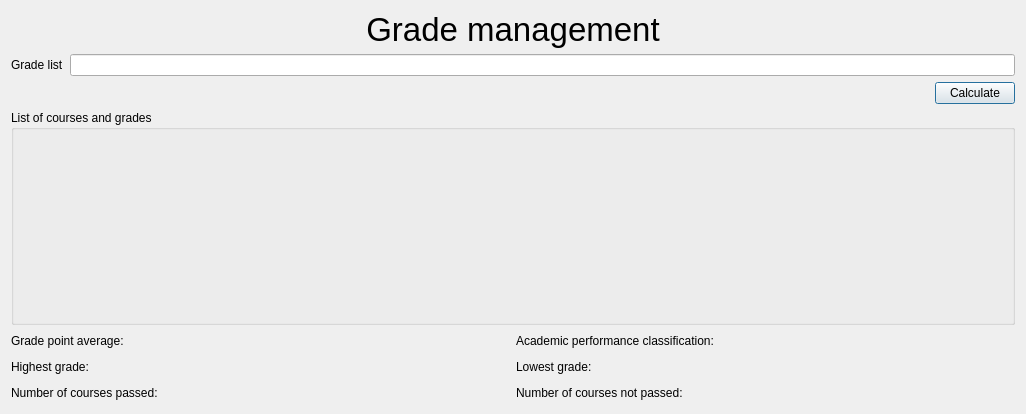
<?xml version="1.0" encoding="UTF-8"?>
<ui version="4.0">
 <class>grade_management</class>
 <widget class="QDialog" name="grade_management">
  <property name="geometry">
   <rect>
    <x>0</x>
    <y>0</y>
    <width>1026</width>
    <height>414</height>
   </rect>
  </property>
  <property name="sizePolicy">
   <sizepolicy hsizetype="Minimum" vsizetype="Minimum">
    <horstretch>0</horstretch>
    <verstretch>0</verstretch>
   </sizepolicy>
  </property>
  <property name="windowTitle">
   <string>Grade management</string>
  </property>
  <layout class="QVBoxLayout" name="verticalLayout" stretch="0,0,0,1,0">
   <item>
    <widget class="QLabel" name="lbl_title">
     <property name="font">
      <font>
       <pointsize>25</pointsize>
      </font>
     </property>
     <property name="text">
      <string>Grade management</string>
     </property>
     <property name="alignment">
      <set>Qt::AlignCenter</set>
     </property>
    </widget>
   </item>
   <item>
    <layout class="QHBoxLayout" name="horizontalLayout_8">
     <item>
      <widget class="QLabel" name="lbl_grade_list">
       <property name="text">
        <string>Grade list</string>
       </property>
      </widget>
     </item>
     <item>
      <widget class="QLineEdit" name="le_grade_list"/>
     </item>
    </layout>
   </item>
   <item>
    <layout class="QHBoxLayout" name="horizontalLayout_9">
     <item>
      <spacer name="horizontalSpacer">
       <property name="orientation">
        <enum>Qt::Horizontal</enum>
       </property>
       <property name="sizeHint" stdset="0">
        <size>
         <width>40</width>
         <height>20</height>
        </size>
       </property>
      </spacer>
     </item>
     <item>
      <widget class="QPushButton" name="btn_calculate">
       <property name="text">
        <string>Calculate</string>
       </property>
      </widget>
     </item>
    </layout>
   </item>
   <item>
    <widget class="QGroupBox" name="gb_list_subjects_grades">
     <property name="title">
      <string>List of courses and grades</string>
     </property>
     <layout class="QGridLayout" name="gridLayout_4">
      <item row="0" column="1">
       <spacer name="horizontalSpacer_8">
        <property name="orientation">
         <enum>Qt::Horizontal</enum>
        </property>
        <property name="sizeHint" stdset="0">
         <size>
          <width>958</width>
          <height>20</height>
         </size>
        </property>
       </spacer>
      </item>
      <item row="1" column="0">
       <spacer name="verticalSpacer">
        <property name="orientation">
         <enum>Qt::Vertical</enum>
        </property>
        <property name="sizeHint" stdset="0">
         <size>
          <width>20</width>
          <height>121</height>
         </size>
        </property>
       </spacer>
      </item>
      <item row="0" column="0">
       <layout class="QGridLayout" name="gb_gridlayout_main"/>
      </item>
     </layout>
    </widget>
   </item>
   <item>
    <layout class="QGridLayout" name="gridLayout" columnstretch="1,1">
     <item row="0" column="1">
      <layout class="QHBoxLayout" name="horizontalLayout_3">
       <item>
        <widget class="QLabel" name="label_5">
         <property name="text">
          <string>Academic performance classification:</string>
         </property>
        </widget>
       </item>
       <item>
        <widget class="QLabel" name="lbl_apc">
         <property name="text">
          <string/>
         </property>
        </widget>
       </item>
       <item>
        <spacer name="horizontalSpacer_5">
         <property name="orientation">
          <enum>Qt::Horizontal</enum>
         </property>
         <property name="sizeHint" stdset="0">
          <size>
           <width>40</width>
           <height>20</height>
          </size>
         </property>
        </spacer>
       </item>
      </layout>
     </item>
     <item row="0" column="0">
      <layout class="QHBoxLayout" name="horizontalLayout_2">
       <item>
        <widget class="QLabel" name="label_15">
         <property name="text">
          <string>Grade point average:</string>
         </property>
        </widget>
       </item>
       <item>
        <widget class="QLabel" name="lbl_gpa">
         <property name="text">
          <string/>
         </property>
        </widget>
       </item>
       <item>
        <spacer name="horizontalSpacer_2">
         <property name="orientation">
          <enum>Qt::Horizontal</enum>
         </property>
         <property name="sizeHint" stdset="0">
          <size>
           <width>40</width>
           <height>20</height>
          </size>
         </property>
        </spacer>
       </item>
      </layout>
     </item>
     <item row="1" column="0">
      <layout class="QHBoxLayout" name="horizontalLayout_5">
       <item>
        <widget class="QLabel" name="label_9">
         <property name="text">
          <string>Highest grade:</string>
         </property>
        </widget>
       </item>
       <item>
        <widget class="QLabel" name="lbl_hg">
         <property name="text">
          <string/>
         </property>
        </widget>
       </item>
       <item>
        <spacer name="horizontalSpacer_3">
         <property name="orientation">
          <enum>Qt::Horizontal</enum>
         </property>
         <property name="sizeHint" stdset="0">
          <size>
           <width>40</width>
           <height>20</height>
          </size>
         </property>
        </spacer>
       </item>
      </layout>
     </item>
     <item row="2" column="1">
      <layout class="QHBoxLayout" name="horizontalLayout_7">
       <item>
        <widget class="QLabel" name="label_13">
         <property name="text">
          <string>Number of courses not passed:</string>
         </property>
        </widget>
       </item>
       <item>
        <widget class="QLabel" name="lbl_ncnp">
         <property name="text">
          <string/>
         </property>
        </widget>
       </item>
       <item>
        <spacer name="horizontalSpacer_7">
         <property name="orientation">
          <enum>Qt::Horizontal</enum>
         </property>
         <property name="sizeHint" stdset="0">
          <size>
           <width>40</width>
           <height>20</height>
          </size>
         </property>
        </spacer>
       </item>
      </layout>
     </item>
     <item row="1" column="1">
      <layout class="QHBoxLayout" name="horizontalLayout_6">
       <item>
        <widget class="QLabel" name="label_11">
         <property name="text">
          <string>Lowest grade:</string>
         </property>
        </widget>
       </item>
       <item>
        <widget class="QLabel" name="lbl_lg">
         <property name="text">
          <string/>
         </property>
        </widget>
       </item>
       <item>
        <spacer name="horizontalSpacer_6">
         <property name="orientation">
          <enum>Qt::Horizontal</enum>
         </property>
         <property name="sizeHint" stdset="0">
          <size>
           <width>40</width>
           <height>20</height>
          </size>
         </property>
        </spacer>
       </item>
      </layout>
     </item>
     <item row="2" column="0">
      <layout class="QHBoxLayout" name="horizontalLayout">
       <item>
        <widget class="QLabel" name="label">
         <property name="text">
          <string>Number of courses passed:</string>
         </property>
        </widget>
       </item>
       <item>
        <widget class="QLabel" name="lbl_ncp">
         <property name="text">
          <string/>
         </property>
        </widget>
       </item>
       <item>
        <spacer name="horizontalSpacer_4">
         <property name="orientation">
          <enum>Qt::Horizontal</enum>
         </property>
         <property name="sizeHint" stdset="0">
          <size>
           <width>40</width>
           <height>20</height>
          </size>
         </property>
        </spacer>
       </item>
      </layout>
     </item>
    </layout>
   </item>
  </layout>
 </widget>
 <resources/>
 <connections/>
</ui>
